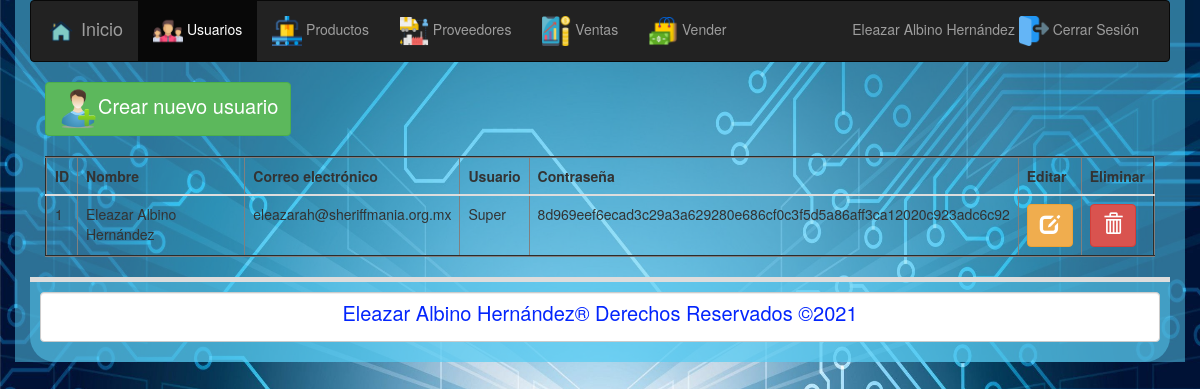
The page /usuarios.php (signed in) on the database its author committed.
### tables this page shows
CREATE TABLE `users` (
`uid` int NOT NULL PRIMARY KEY AUTO_INCREMENT,
`username` varchar(25) NOT NULL UNIQUE,
`password` varchar(200) NOT NULL,
`email` varchar(100) NOT NULL,
`name` varchar(100) NOT NULL
);

### class/userClass2.php (called while the page is built, shortened)
<?php
class userClass
{
public function userDetails($uid)
{
try{
$db = getDB();
$stmt = $db->prepare("SELECT email,username,name FROM users WHERE uid=:uid");
$stmt->bindParam("uid", $uid,PDO::PARAM_INT);
$stmt->execute();
$data = $stmt->fetch(PDO::FETCH_OBJ);
return $data;
}
catch(PDOException $e) {
echo '{"error":{"text":'. $e->getMessage() .'}}';
}
}
}
?>

### usuarios.php (the view, shortened to what this page needs)
<?php
include_once "base_de_datos.php";
$sentencia = $base_de_datos->query("SELECT * FROM users;");
$usuarios = $sentencia->fetchAll(PDO::FETCH_OBJ);
?>
<?php
include('session.php');
$userDetails=$userClass->userDetails($session_uid);
$active_usuarios="active";
?>
<!DOCTYPE html>
<html>
    <head>
  <link href="css/bootstrap.css" rel="stylesheet">
    </head>
<body>
	<div class="container">
		<?php include 'menu.php' ?>
	<div class="container-fluid">
		<div>
			<a class="btn btn-success" href="./agregarUsuario.php"><img src="images/nuevousuario.png" alt="" width="40" height="40">Crear nuevo usuario</a>
		</div>
		<br>
		<div class="table-responsive">
		<table class="table table-hover table-dark" border="2">
			<thead>
				<tr>
					<th>ID</th>
					<th>Nombre</th>
					<th>Correo electr&oacute;nico</th>
					<th>Usuario</th>
					<th>Contrase&ntilde;a</th>
					<th>Editar</th>
					<th>Eliminar</th>
				</tr>
			</thead>
			<tbody>
				<?php foreach($usuarios as $Usuario){ ?>
				<tr>
					<td><?php echo $Usuario->uid ?></td>
					<td><?php echo $Usuario->name ?></td>
					<td><?php echo $Usuario->email ?></td>
					<td><?php echo $Usuario->username ?></td>
					<td><?php echo $Usuario->password ?></td>
					<td><a class="btn btn-warning" href="<?php echo "editarUser.php?id=" . $Usuario->uid?>"><i class="glyphicon glyphicon-edit"></i></a></td>
					<td><a class="btn btn-danger" href="<?php echo "eliminarUser.php?id=" . $Usuario->uid?>"><i class="glyphicon glyphicon-trash"></i></a></td>
				</tr>
				<?php } ?>
			</tbody>
		</table>
	</div>
</div>
<?php include_once "pie.php" ?>

### menu.php (shortened to what this page needs)
<?php
if ($_SESSION['uid']==='1') { ?>
    <nav class="navbar navbar-inverse">
  <div class="container-fluid">
    <div class="navbar-header">
      <a class="navbar-brand" href="home.php"><span ><img src="images/home.png" alt="" width="30" height="30"></span> Inicio</a>
    </div>
    <div class="collapse navbar-collapse" id="miMenu">
      <ul class="nav navbar-nav">
            <li class="<?php if (isset($active_usuarios)){echo $active_usuarios;}?>"><a href="usuarios.php"><span><img src="images/Usuarios.png" alt="" width="30" height="30" ></span> Usuarios</a></li>
            <li class="<?php if (isset($active_productos)){echo $active_productos;}?>"><a href="listar.php"><span><img src="images/producto.png" alt="" width="30" height="30" ></span> Productos</a></li>
            <li class="<?php if (isset($active_proveedores)){echo $active_proveedores;}?>"><a href="Proveedores.php"><span><img src="images/proveedor.png" alt="" width="30" height="30"></span> Proveedores</a></li>
            <li class="<?php if (isset($active_ventas)){echo $active_ventas;}?>"><a href="ventas.php"><span><img src="images/ventas.png" alt="" width="30" height="30"></span> Ventas</a></li>
          <li class="<?php if (isset($active_vender)){echo $active_vender;}?>"><a href="vender.php"><span><img src="images/vender.png" alt="" width="30" height="30"></span> Vender</a></li>
      </ul>
       <ul class="nav navbar-nav navbar-right">
        <li><a href="logout.php"><?php echo $userDetails->name;?> <span><img src="images/salir.png" alt="" width="30" height="30"></span>  Cerrar Sesi&oacute;n</a></li>
      </ul>
    </div>
  </div>
</nav>
<?php  }
  ?>

### rows shown on the page
users: name "Eleazar Albino Hernández", uid "1", email "eleazarah@sheriffmania.org.mx", username "Super", password "8d969eef6ecad3c29a3a629280e686cf0c3f5d5a86aff3ca12020c923adc6c92"
